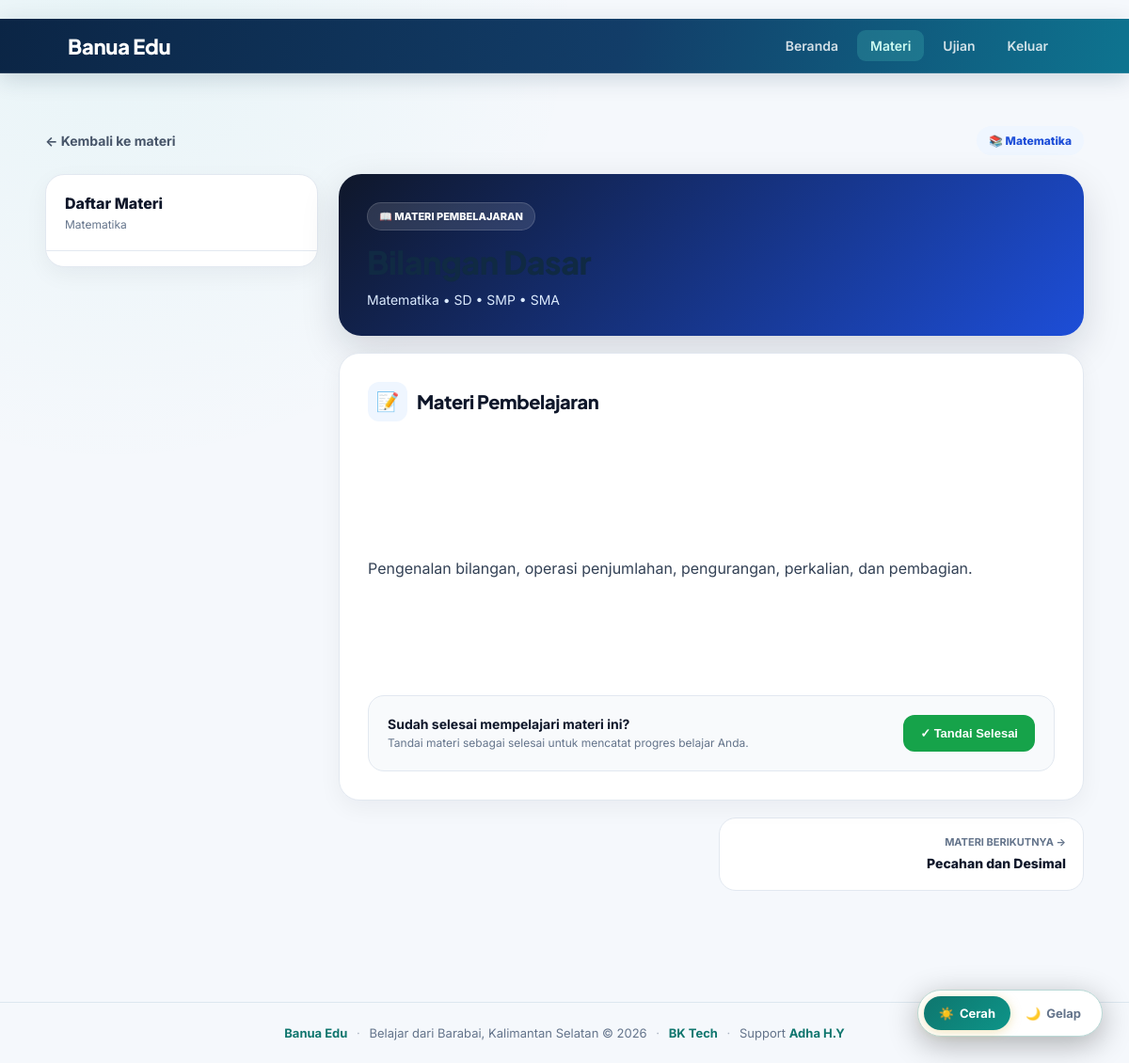
Screenshot of /materi/material/1 (signed in) with the database file from the repository.
### app/models.py (models this page shows)
class Subject(db.Model):
    id = db.Column(db.Integer, primary_key=True)
    nama = db.Column(db.String(120), nullable=False)
    jenjang = db.Column(db.String(50), default="SD • SMP • SMA")
    deskripsi = db.Column(db.Text, default="")
    aktif = db.Column(db.Boolean, default=True)
    materials = db.relationship("Material", backref="subject", lazy=True, cascade="all, delete-orphan")
    quizzes = db.relationship("Quiz", backref="subject", lazy=True, cascade="all, delete-orphan")

class Material(db.Model):
    id = db.Column(db.Integer, primary_key=True)
    subject_id = db.Column(db.Integer, db.ForeignKey("subject.id"), nullable=False)
    judul = db.Column(db.String(180), nullable=False)
    isi = db.Column(db.Text, default="")
    video_url = db.Column(db.String(500), default="")
    pdf_url = db.Column(db.String(500), default="")
    urutan = db.Column(db.Integer, default=1)
    aktif = db.Column(db.Boolean, default=True)

### app/materi/routes.py (the view)
@materi_bp.get("/material/<int:material_id>")
@login_required
def detail(material_id):
    item = Material.query.get_or_404(material_id)
    subject = Subject.query.get_or_404(
        item.subject_id
    )
    materials = (
        Material.query
        .filter_by(
            subject_id=item.subject_id,
            aktif=True
        )
        .order_by(
            Material.urutan.asc(),
            Material.id.asc()
        )
        .all()
    )
    current_index = -1
    for index, material in enumerate(materials):
        if material.id == item.id:
            current_index = index
            break
    prev_material = None
    if current_index > 0:
        prev_material = materials[
            current_index - 1
        ]
    next_material = None
    if (
        current_index >= 0
        and current_index < len(materials) - 1
    ):
        next_material = materials[
            current_index + 1
        ]
    return render_template(
        "materi/detail.html",
        item=item,
        subject=subject,
        prev_material=prev_material,
        next_material=next_material
    )

### app/models.py (called while the page is built)
@login_manager.user_loader
def load_user(user_id):
    return db.session.get(User, int(user_id))

### app/templates/materi/detail.html (shortened to what this page needs)
﻿{% extends "base.html" %}
{% block content %}
<div class="learning-page">
    <div class="learning-top">
        <a
            href="{{ url_for(
                'materi.subject_detail',
                subject_id=subject.id
            ) }}"
            class="back-link"
        >
            ← Kembali ke materi
        </a>
        <div class="subject-badge">
            📚 {{ subject.nama }}
        </div>
    </div>
    <div class="learning-layout">
        <aside class="lesson-sidebar">
            <div class="sidebar-header">
                <div class="sidebar-title">
                    Daftar Materi
                </div>
                <div class="sidebar-subtitle">
                    {{ subject.nama }}
                </div>
            </div>
            <div class="lesson-list">
            </div>
        </aside>
        <main class="lesson-main">
            <div class="lesson-hero">
                <div class="lesson-hero-label">
                    📖 MATERI PEMBELAJARAN
                </div>
                <h1>
                </h1>
                <p>
                    {{ subject.nama }}
                    {% if subject.jenjang %}
                        • {{ subject.jenjang }}
                    {% endif %}
                </p>
            </div>
            <div class="content-card">
                <div class="content-heading">
                    <div class="content-heading-icon">
                        📝
                    </div>
                    <h2>
                        Materi Pembelajaran
                    </h2>
                </div>
                <div class="materi-content">
                    {% if item.isi %}
                        {{ item.isi|safe }}
                    {% else %}
                        Materi ini belum memiliki isi.
                    {% endif %}
                </div>
                <div class="complete-section">
                    <div class="complete-row">
                        <div class="complete-info">
                            <strong>
                                Sudah selesai mempelajari materi ini?
                            </strong>
                            <span>
                                Tandai materi sebagai selesai untuk
                                mencatat progres belajar Anda.
                            </span>
                        </div>
                        <button
                            type="button"
                            class="complete-btn"
                            onclick="tandaiSelesai()"
                        >
                            ✓ Tandai Selesai
                        </button>
                    </div>
                </div>
            </div>
            <div class="lesson-navigation">
                {% if prev_material %}
                <a
                    href="{{ url_for(
                        'materi.detail',
                        material_id=prev_material.id
                    ) }}"
                    class="nav-card"
                >
                    <span class="nav-label">
                        ← MATERI SEBELUMNYA
                    </span>
                    <span class="nav-title">
                        {{ prev_material.judul }}
                    </span>
                </a>
                {% else %}
                <div></div>
                {% endif %}
                {% if next_material %}
                <a
                    href="{{ url_for(
                        'materi.detail',
                        material_id=next_material.id
                    ) }}"
                    class="nav-card nav-next"
                >
                    <span class="nav-label">
                        MATERI BERIKUTNYA →
                    </span>
                    <span class="nav-title">
                        {{ next_material.judul }}
                    </span>
                </a>
                {% endif %}
            </div>
        </main>
    </div>
</div>
{% endblock %}

### app/templates/base.html (style rules this page uses)
* { box-sizing: border-box; }
html[data-theme="light"] { --bg: #f5f8fc; --bg-card: #ffffff; --bg-nav: linear-gradient(105deg, #0b2545 0%, #123d68 55%, #0e7490 100%); --text: #334155; --text-h: #102a43; --text-muted: #64748b; --accent: #0f766e; --accent-dark: #0d9488; --accent-hover: #14b8a6; --accent-text: #ffffff; --border: #dce7f0; --input-bg: #fff; --input-border: #cbd9e6; --flash-bg: #ecfeff; --flash-text: #155e75; --toggle-bg: #fff; --toggle-border: #b9d9d6; --nav-link: rgba(255,255,255,0.9); }
body { margin: 0; font-family: 'Inter', system-ui, -apple-system, BlinkMacSystemFont, sans-serif; background: radial-gradient(circle at 10% 0%, rgba(20, 184, 166, .06), transparent 32%), var(--bg); color: var(--text); -webkit-font-smoothing: antialiased; min-height: 100vh; transition: background 0.3s ease, color 0.3s ease; }
h1, h2, h3 { margin-top: 0; color: var(--text-h); font-family: 'Plus Jakarta Sans', sans-serif; letter-spacing: -.02em; }
a { color: #0f766e; }

### app/templates/materi/detail.html (style rules this page uses)
* { box-sizing: border-box; }
.learning-page { max-width: 1250px; margin: 0 auto; padding: 24px 18px 50px; }
.learning-top { display: flex; align-items: center; justify-content: space-between; gap: 15px; margin-bottom: 20px; }
.back-link { display: inline-flex; align-items: center; gap: 8px; color: #475569; text-decoration: none; font-size: 14px; font-weight: 700; }
.subject-badge { display: inline-flex; align-items: center; gap: 7px; padding: 8px 13px; border-radius: 999px; background: #eff6ff; color: #1d4ed8; font-size: 12px; font-weight: 800; }
.learning-layout { display: grid; grid-template-columns: 290px minmax(0, 1fr); gap: 22px; align-items: start; }
.lesson-sidebar { background: white; border: 1px solid #e2e8f0; border-radius: 20px; overflow: hidden; box-shadow: 0 8px 25px rgba(15, 23, 42, .05); position: sticky; top: 20px; }
.sidebar-header { padding: 20px; border-bottom: 1px solid #e2e8f0; }
.sidebar-title { color: #0f172a; font-size: 16px; font-weight: 800; margin: 0; }
.sidebar-subtitle { color: #64748b; font-size: 12px; margin-top: 5px; }
.lesson-list { padding: 8px; }
.lesson-main { min-width: 0; }
.lesson-hero { background: linear-gradient( 135deg, #0f172a, #1d4ed8 ); color: white; border-radius: 24px; padding: 30px; margin-bottom: 18px; box-shadow: 0 15px 40px rgba(15, 23, 42, .15); animation: banua-fade-up .55s ease both; }
.lesson-hero-label { display: inline-flex; align-items: center; gap: 7px; padding: 7px 12px; border-radius: 999px; background: rgba(255,255,255,.12); border: 1px solid rgba(255,255,255,.15); font-size: 11px; font-weight: 800; margin-bottom: 14px; }
.lesson-hero h1 { margin: 0; font-size: 34px; line-height: 1.2; font-weight: 850; letter-spacing: -.5px; }
.lesson-hero p { margin: 10px 0 0; color: #dbeafe; font-size: 14px; }
.content-card { background: white; border: 1px solid #e2e8f0; border-radius: 22px; padding: 30px; box-shadow: 0 8px 25px rgba(15,23,42,.05); animation: banua-fade-up .6s .08s ease both; }
.content-heading { display: flex; align-items: center; gap: 10px; margin-bottom: 20px; }
.content-heading-icon { width: 42px; height: 42px; display: flex; align-items: center; justify-content: center; border-radius: 12px; background: #eff6ff; font-size: 20px; animation: banua-float 3s ease-in-out infinite; }
.content-heading h2 { margin: 0; color: #0f172a; font-size: 20px; font-weight: 800; }
.materi-content { color: #334155; font-size: 16px; line-height: 1.9; white-space: pre-line; overflow-wrap: anywhere; }
.complete-section { margin-top: 28px; padding: 20px; border-radius: 17px; background: #f8fafc; border: 1px solid #e2e8f0; }
.complete-row { display: flex; align-items: center; justify-content: space-between; gap: 15px; }
.complete-info strong { display: block; color: #0f172a; font-size: 14px; margin-bottom: 4px; }
.complete-info span { color: #64748b; font-size: 12px; }
.complete-btn { border: 0; cursor: pointer; padding: 12px 18px; border-radius: 12px; background: #16a34a; color: white; font-size: 13px; font-weight: 800; }
.lesson-navigation { display: grid; grid-template-columns: 1fr 1fr; gap: 15px; margin-top: 18px; }
.nav-card { display: block; background: white; border: 1px solid #e2e8f0; border-radius: 18px; padding: 18px; text-decoration: none; transition: .2s ease; }
.nav-label { display: block; color: #64748b; font-size: 11px; font-weight: 700; margin-bottom: 6px; }
.nav-title { color: #0f172a; font-size: 14px; font-weight: 800; line-height: 1.4; }
.nav-next { text-align: right; }

### rows the page displays
Subject: nama "Matematika", jenjang "SD • SMP • SMA"
Material: isi "Pengenalan bilangan, operasi penjumlahan, pengurangan, perkalian, dan pembagian."
Material: judul "Pecahan dan Desimal"
